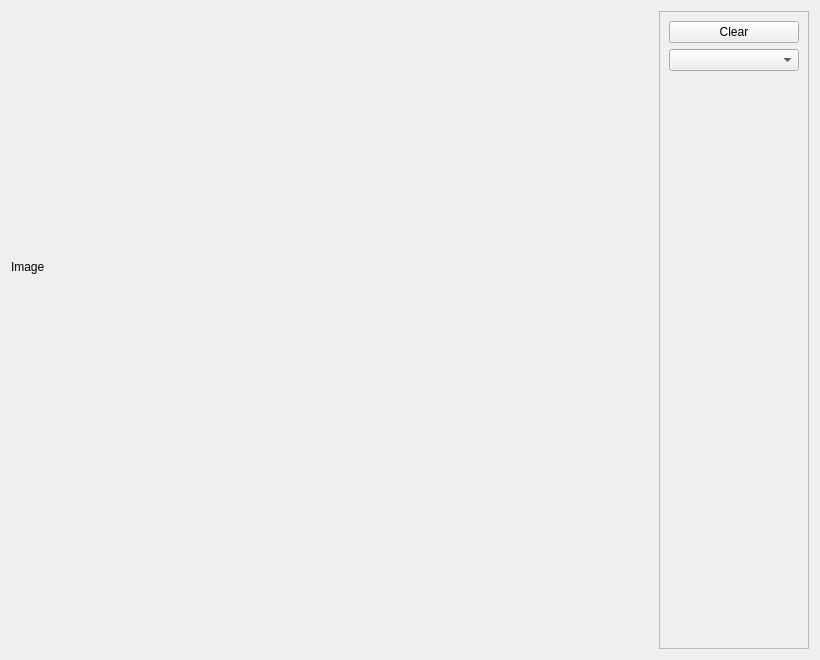
<?xml version="1.0" encoding="UTF-8"?>
<ui version="4.0">
 <class>local_guiDlg</class>
 <widget class="QWidget" name="local_guiDlg">
  <property name="geometry">
   <rect>
    <x>0</x>
    <y>0</y>
    <width>820</width>
    <height>660</height>
   </rect>
  </property>
  <property name="windowTitle">
   <string>Form</string>
  </property>
  <layout class="QVBoxLayout" name="verticalLayout_4">
   <item>
    <layout class="QHBoxLayout" name="horizontalLayout">
     <item>
      <layout class="QVBoxLayout" name="verticalLayout_3">
       <item>
        <widget class="QLabel" name="rgb_image">
         <property name="sizePolicy">
          <sizepolicy hsizetype="Minimum" vsizetype="Minimum">
           <horstretch>0</horstretch>
           <verstretch>0</verstretch>
          </sizepolicy>
         </property>
         <property name="minimumSize">
          <size>
           <width>512</width>
           <height>512</height>
          </size>
         </property>
         <property name="text">
          <string>Image</string>
         </property>
        </widget>
       </item>
       <item>
        <spacer name="verticalSpacer_2">
         <property name="orientation">
          <enum>Qt::Vertical</enum>
         </property>
         <property name="sizeHint" stdset="0">
          <size>
           <width>20</width>
           <height>40</height>
          </size>
         </property>
        </spacer>
       </item>
       <item>
        <spacer name="horizontalSpacer">
         <property name="orientation">
          <enum>Qt::Horizontal</enum>
         </property>
         <property name="sizeHint" stdset="0">
          <size>
           <width>40</width>
           <height>20</height>
          </size>
         </property>
        </spacer>
       </item>
      </layout>
     </item>
     <item>
      <widget class="QFrame" name="frame">
       <property name="minimumSize">
        <size>
         <width>150</width>
         <height>0</height>
        </size>
       </property>
       <property name="frameShape">
        <enum>QFrame::StyledPanel</enum>
       </property>
       <property name="frameShadow">
        <enum>QFrame::Raised</enum>
       </property>
       <layout class="QVBoxLayout" name="verticalLayout_2">
        <item>
         <layout class="QVBoxLayout" name="verticalLayout">
          <item>
           <widget class="QPushButton" name="clearButton">
            <property name="text">
             <string>Clear</string>
            </property>
            <property name="checkable">
             <bool>false</bool>
            </property>
            <property name="checked">
             <bool>false</bool>
            </property>
           </widget>
          </item>
          <item>
           <widget class="QComboBox" name="comboBox">
            <property name="currentText">
             <string/>
            </property>
            <property name="currentIndex">
             <number>-1</number>
            </property>
            <property name="maxVisibleItems">
             <number>20</number>
            </property>
           </widget>
          </item>
          <item>
           <spacer name="verticalSpacer">
            <property name="orientation">
             <enum>Qt::Vertical</enum>
            </property>
            <property name="sizeHint" stdset="0">
             <size>
              <width>20</width>
              <height>40</height>
             </size>
            </property>
           </spacer>
          </item>
         </layout>
        </item>
       </layout>
      </widget>
     </item>
    </layout>
   </item>
  </layout>
 </widget>
 <resources/>
 <connections/>
</ui>
